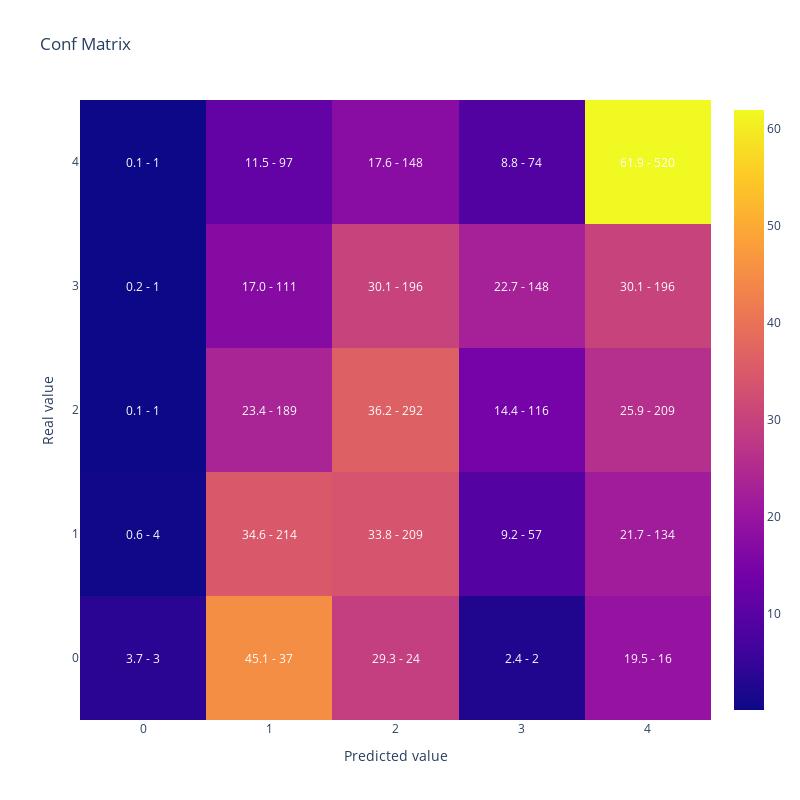

The code cell stored with this chart in its notebook:
### Code cell
lgb_params =  {      
                        'objective': 'multiclass',
                        'verbosity':-1,
                        'num_class': len(y_train.unique())} | study.best_params

lgb_train_dataset = lgb.Dataset(data=X_train,
                                label=y_train)


lgb_model = lgb.train(lgb_params,
                    lgb_train_dataset)

display(plot_confusion_matrix(y_test,lgb_model.predict(X_test).argmax(axis=1)))

### Figure 1 — Plotly figure (JSON) as saved in the notebook; plotly's stock layout.template omitted (floating-point values rounded to 4 significant figures)
{"data": [{"type": "heatmap", "x": [0, 1, 2, 3, 4], "y": [0, 1, 2, 3, 4], "z": [[3.659, 45.12, 29.27, 2.439, 19.51], [0.6472, 34.63, 33.82, 9.223, 21.68], [0.1239, 23.42, 36.18, 14.37, 25.9], [0.1534, 17.02, 30.06, 22.7, 30.06], [0.119, 11.55, 17.62, 8.81, 61.9]]}], "layout": {"annotations": [{"font": {"color": "white"}, "showarrow": false, "text": "3.7 - 3", "x": 0, "xref": "x", "y": 0, "yref": "y"}, {"font": {"color": "white"}, "showarrow": false, "text": "45.1 - 37", "x": 1, "xref": "x", "y": 0, "yref": "y"}, {"font": {"color": "white"}, "showarrow": false, "text": "29.3 - 24", "x": 2, "xref": "x", "y": 0, "yref": "y"}, {"font": {"color": "white"}, "showarrow": false, "text": "2.4 - 2", "x": 3, "xref": "x", "y": 0, "yref": "y"}, {"font": {"color": "white"}, "showarrow": false, "text": "19.5 - 16", "x": 4, "xref": "x", "y": 0, "yref": "y"}, {"font": {"color": "white"}, "showarrow": false, "text": "0.6 - 4", "x": 0, "xref": "x", "y": 1, "yref": "y"}, {"font": {"color": "white"}, "showarrow": false, "text": "34.6 - 214", "x": 1, "xref": "x", "y": 1, "yref": "y"}, {"font": {"color": "white"}, "showarrow": false, "text": "33.8 - 209", "x": 2, "xref": "x", "y": 1, "yref": "y"}, {"font": {"color": "white"}, "showarrow": false, "text": "9.2 - 57", "x": 3, "xref": "x", "y": 1, "yref": "y"}, {"font": {"color": "white"}, "showarrow": false, "text": "21.7 - 134", "x": 4, "xref": "x", "y": 1, "yref": "y"}, {"font": {"color": "white"}, "showarrow": false, "text": "0.1 - 1", "x": 0, "xref": "x", "y": 2, "yref": "y"}, {"font": {"color": "white"}, "showarrow": false, "text": "23.4 - 189", "x": 1, "xref": "x", "y": 2, "yref": "y"}, {"font": {"color": "white"}, "showarrow": false, "text": "36.2 - 292", "x": 2, "xref": "x", "y": 2, "yref": "y"}, {"font": {"color": "white"}, "showarrow": false, "text": "14.4 - 116", "x": 3, "xref": "x", "y": 2, "yref": "y"}, {"font": {"color": "white"}, "showarrow": false, "text": "25.9 - 209", "x": 4, "xref": "x", "y": 2, "yref": "y"}, {"font": {"color": "white"}, "showarrow": false, "text": "0.2 - 1", "x": 0, "xref": "x", "y": 3, "yref": "y"}, {"font": {"color": "white"}, "showarrow": false, "text": "17.0 - 111", "x": 1, "xref": "x", "y": 3, "yref": "y"}, {"font": {"color": "white"}, "showarrow": false, "text": "30.1 - 196", "x": 2, "xref": "x", "y": 3, "yref": "y"}, {"font": {"color": "white"}, "showarrow": false, "text": "22.7 - 148", "x": 3, "xref": "x", "y": 3, "yref": "y"}, {"font": {"color": "white"}, "showarrow": false, "text": "30.1 - 196", "x": 4, "xref": "x", "y": 3, "yref": "y"}, {"font": {"color": "white"}, "showarrow": false, "text": "0.1 - 1", "x": 0, "xref": "x", "y": 4, "yref": "y"}, {"font": {"color": "white"}, "showarrow": false, "text": "11.5 - 97", "x": 1, "xref": "x", "y": 4, "yref": "y"}, {"font": {"color": "white"}, "showarrow": false, "text": "17.6 - 148", "x": 2, "xref": "x", "y": 4, "yref": "y"}, {"font": {"color": "white"}, "showarrow": false, "text": "8.8 - 74", "x": 3, "xref": "x", "y": 4, "yref": "y"}, {"font": {"color": "white"}, "showarrow": false, "text": "61.9 - 520", "x": 4, "xref": "x", "y": 4, "yref": "y"}], "height": 800, "title": {"text": "Conf Matrix"}, "width": 800, "xaxis": {"title": {"text": "Predicted value"}}, "yaxis": {"title": {"text": "Real value"}}}}
